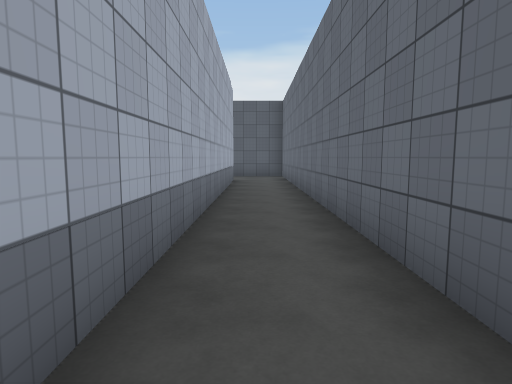
view 1 (above)

16 first-person views from a walk through a scene from a Unity 3-D project. The camera is 1.5 m above the floor, tilts 6° down and sees 75° across. The floor is counted in squares, 2 m on a side. Each view is taken from the middle of a square. On the plan, view 1 faces up. The plan holds only what a view shows up to about 11 squares ahead; the rest is blank. The place goes on beyond the plan. The player character is not drawn. Door leaves are left out, so doorways stand open. Surface patterns are stand-ins for the level's own textures.

view 2
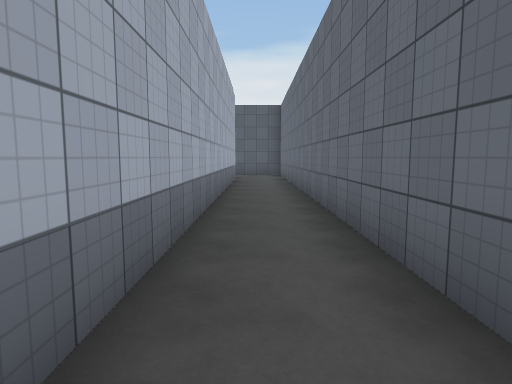

view 3
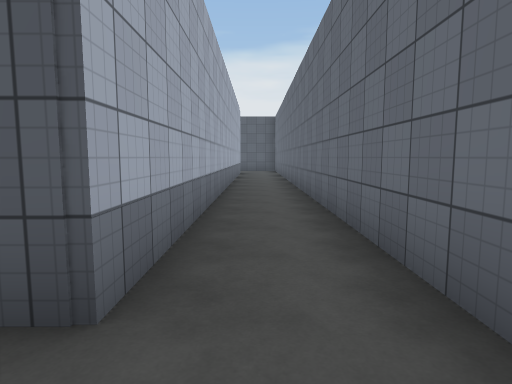

view 4
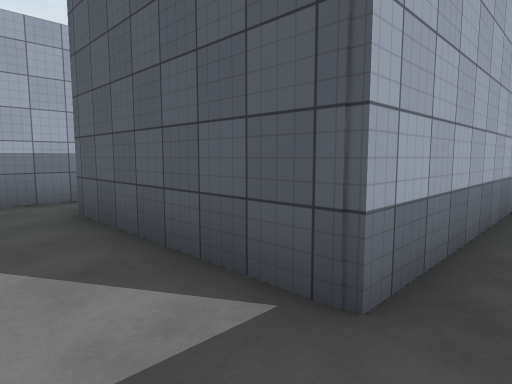

view 5
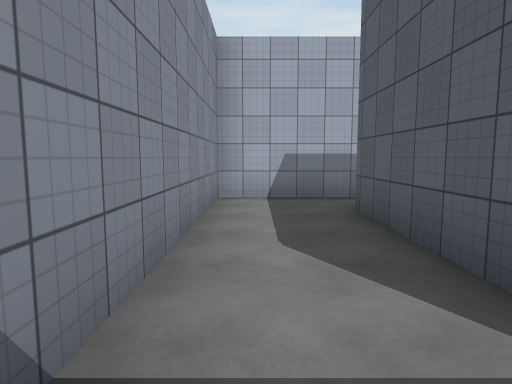

view 6
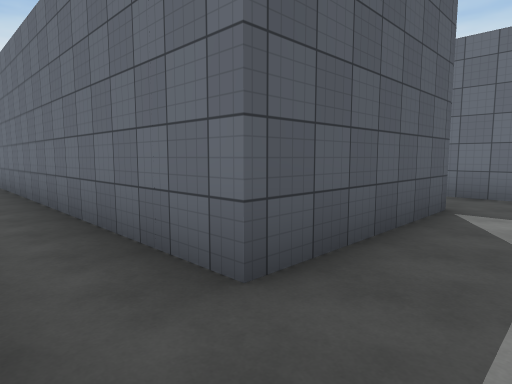

view 7
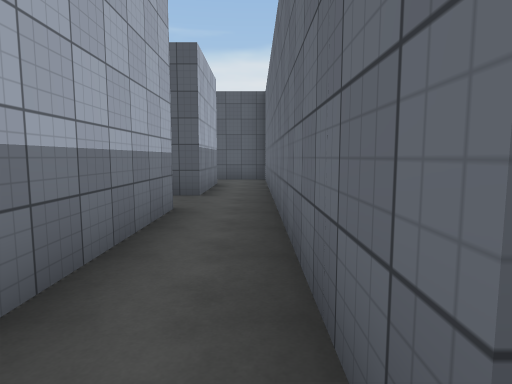

view 8
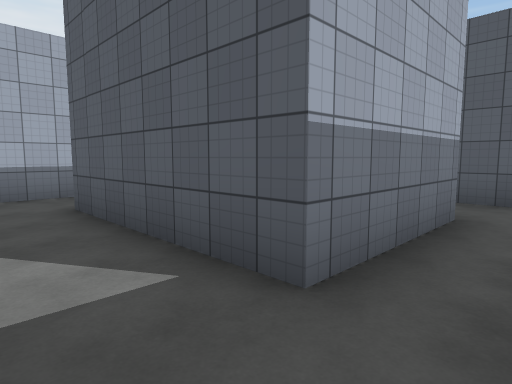

view 9
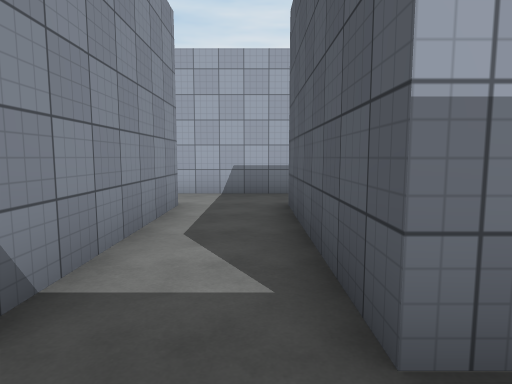

view 10
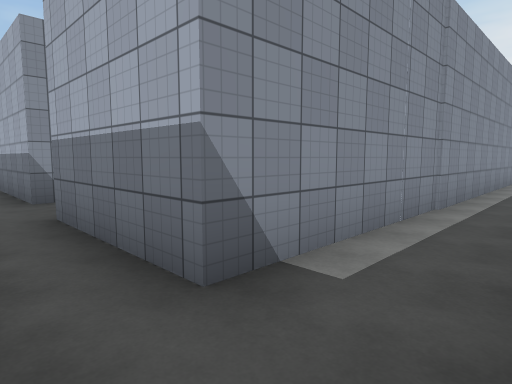

view 11
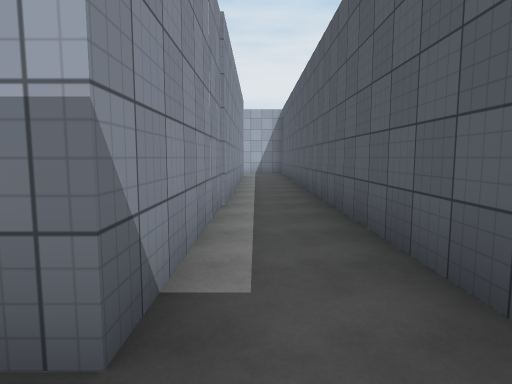

view 12
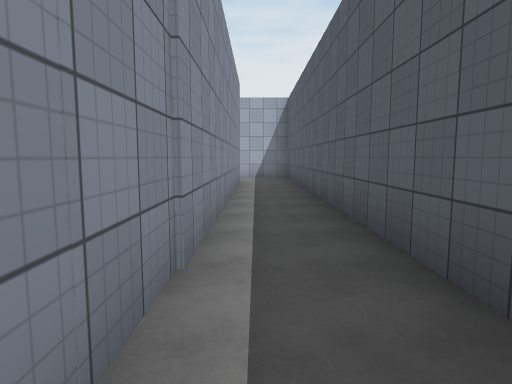

view 13
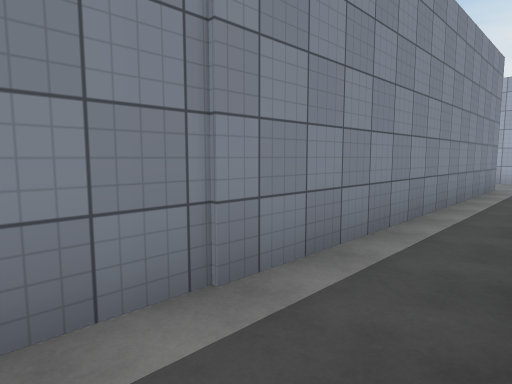

view 14
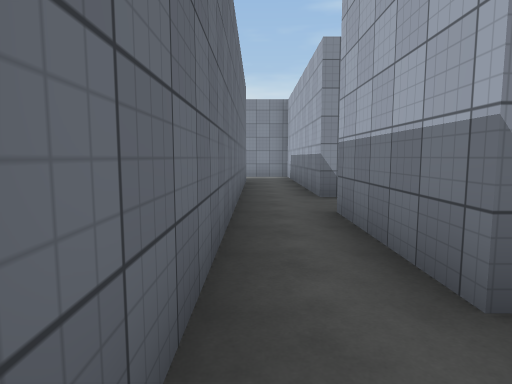

view 15
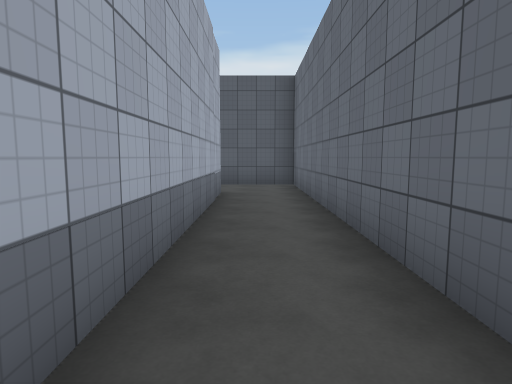

view 16
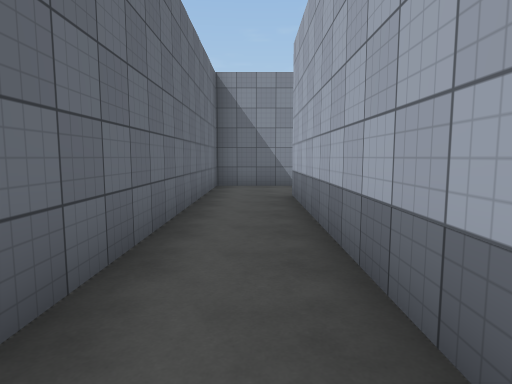

### Floor plan
Points are (right, up) in squares from view 1. A wall is a line through its corners. A room is listed if a view was taken in it or the views show most of it. See-through windows are left out.
Room 1 (views 1, 2, 3, 4, 5, 6, 7, 8, 9, 15, 16)
walls: (-10.2, 0.8) (-6.1, 0.8) (-6.1, -5.7) (1, -5.7) (1, 10.5); (-6.1, 5.5) (-6.1, 2.5) (-10.2, 2.5); (-11.9, 3) (-11.9, 0.4); (-0.7, 11) (-0.7, -3.6) (-4.7, -3.6) (-4.7, 5.6)
ways out: opening at (-5, 6) to room 2; opening at (-11, 3); open door at (0.5, 10.5)
Room 2 (views 10, 11, 12, 13, 14)
walls: (-18.1, 5.5) (-6.1, 5.5); (-5.7, 7.2) (-18.4, 7.2); (-4.7, 5.6) (-4.7, 6.6)
ways out: opening at (-5, 6) to room 1

Positions as (right, up) in squares from view 1, and headings:
1: (0, 0), facing up
2: (0, -1), facing up
3: (0, -5), facing up
4: (0, -5), facing up-left
5: (0, -5), facing left
6: (-6, -5), facing up-right
7: (-5, -4), facing up
8: (-5, 1), facing up-left
9: (-5, 2), facing left
10: (-5, 7), facing down-left
11: (-5, 6), facing left
12: (-8, 6), facing left
13: (-9, 7), facing down-left
14: (-5, 7), facing down
15: (0, 4), facing up
16: (0, 3), facing down
